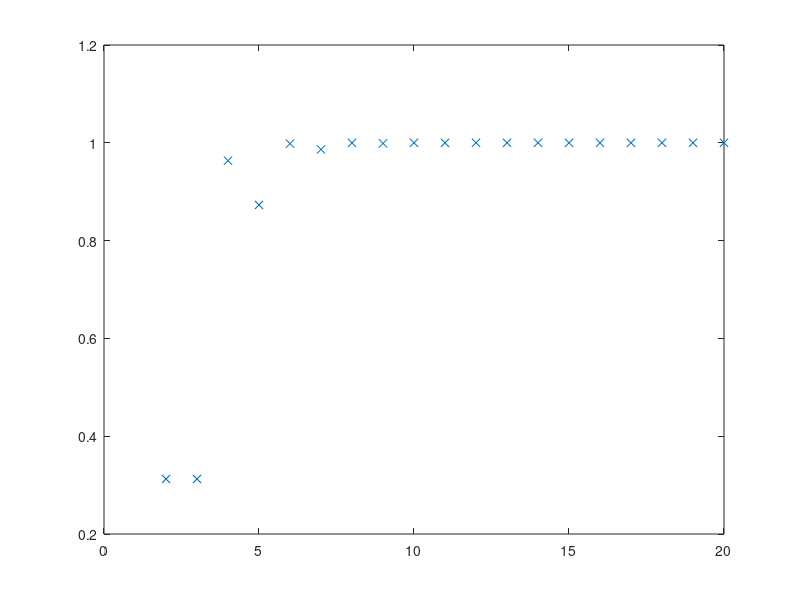

The MATLAB script that drew this image:
%HW4 intgauss part c
%
% code adapted from Dan Rudnick

clear all
close all

scale=1;
noise=0;
t=(-5:0.1:5)';
d = [0.5; 1];
vals = zeros(19,1);


for n=2:20%2:20 %:20;
    
    t = linspace(scale*-1,scale,n)';
    %skill=zeros(length(t),length(scale));
%     x=zeros(size(skill));
%     skillt=zeros(size(skill));
%     xt=zeros(size(skill));
    %skill_zero = zeros(19,1); %vector to hold skill at x = 0
   % cov = data covariance matrix
%    cov=[1+noise (1+(t/scale)^2)^-1; (1+(t/scale)^2)^-1 1+noise];
   cov = zeros(n,n);
   for i=1:n % rows
       for j=1:n % cols
           cov(i,j) = (1+((t(i)-t(j))/scale)^2)^-1;
       end
   end
   cov = cov+eye(n,n)*noise;
   
   % ct = covariance of data with the signal
%    ct=[(1+((t+1)/scale).^2).^-1 (1+((t-1)/scale).^2).^-1];
   
%    skill(:,1)=diag(ct/cov*ct');
%    x(:,1)=ct/cov*d;
   %ctt=-2/(scale.^2)*[t+1 t-1].*(ct.^2);
%    ctt = -(1+((0-t)/scale).^2).^(-2)*(2*(0-t)/scale.^2);

dx = -(1+((0-t)/scale).^2).^(-2).*(2*(0-t)/(scale^2)); % n x 1
ddx = 2/(scale^2);
   
skillt = (dx'*inv(cov)*dx)/(ddx);
vals(n-1) = skillt;
   
   
%    skillt(:,1)=diag(ctt/cov*ctt')/(2/(scale.^2));
%    xt(:,1)=ctt/cov*d;
   
%    figure(1)
%    hold on
   %plot(t,skill(:,1)),xlabel('t'),ylabel('skill')
%    plot(t,skillt),xlabel('t'),ylabel('skill-dxdt')
end

figure
plot(2:20,vals,'x')


% 
% figure;
% subplot(2,1,1)
% plot(t,x),xlabel('t'),ylabel('x');
% title('Interpolations between input data points 0.5 and 1 with 0.1 N:S');
% 
% subplot(2,1,2)
% plot(t,skill(:,1),'x'),xlabel('t'),ylabel('skill')
% 
% figure;
% subplot(2,1,1)
% plot(t,xt),xlabel('t'),ylabel('dxdt');
% 
% subplot(2,1,2)
% plot(t,skillt),xlabel('t'),ylabel('skill-dxdt')
